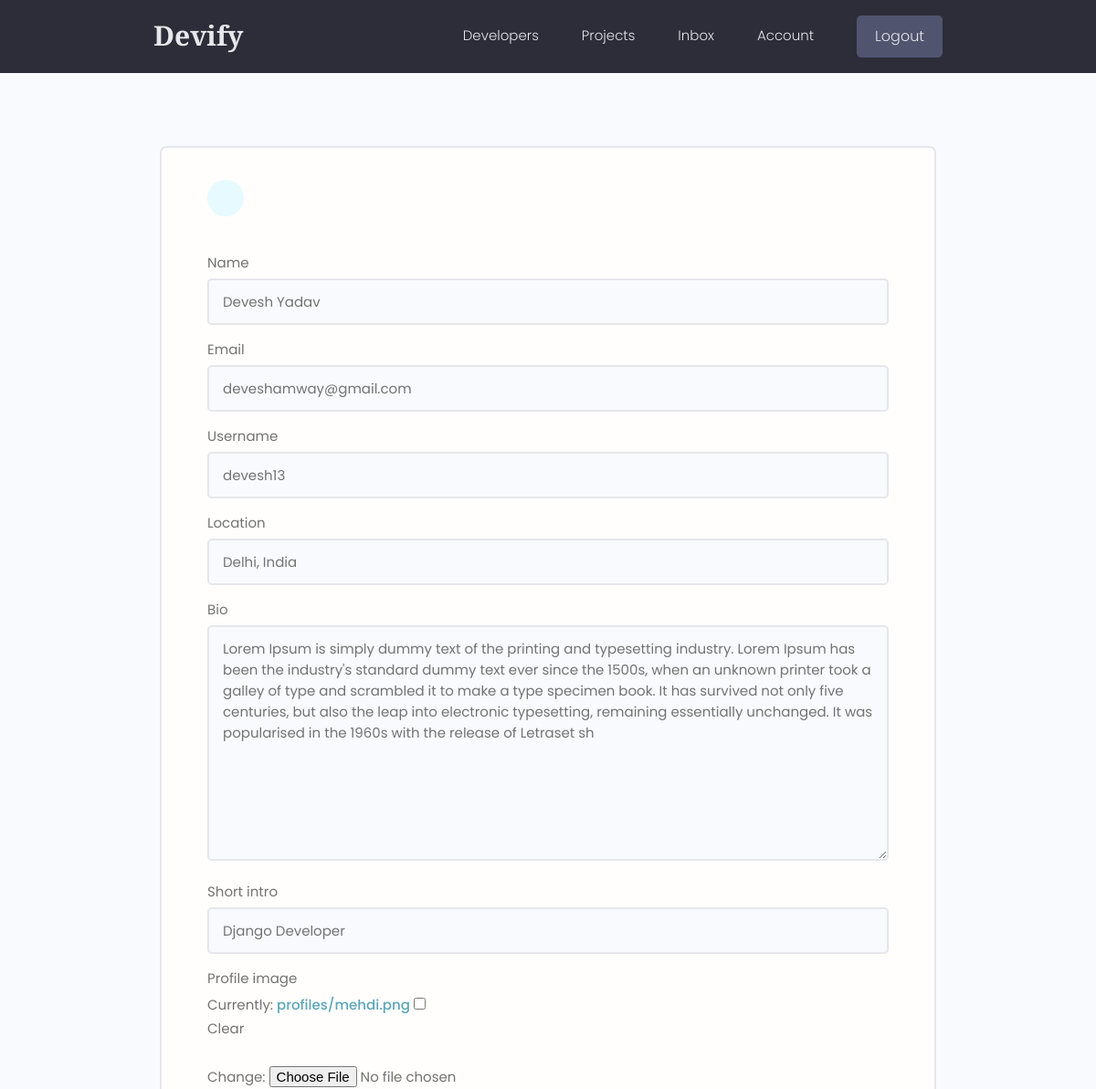
The app's page /edit-account/ (signed in, upper part), older data.
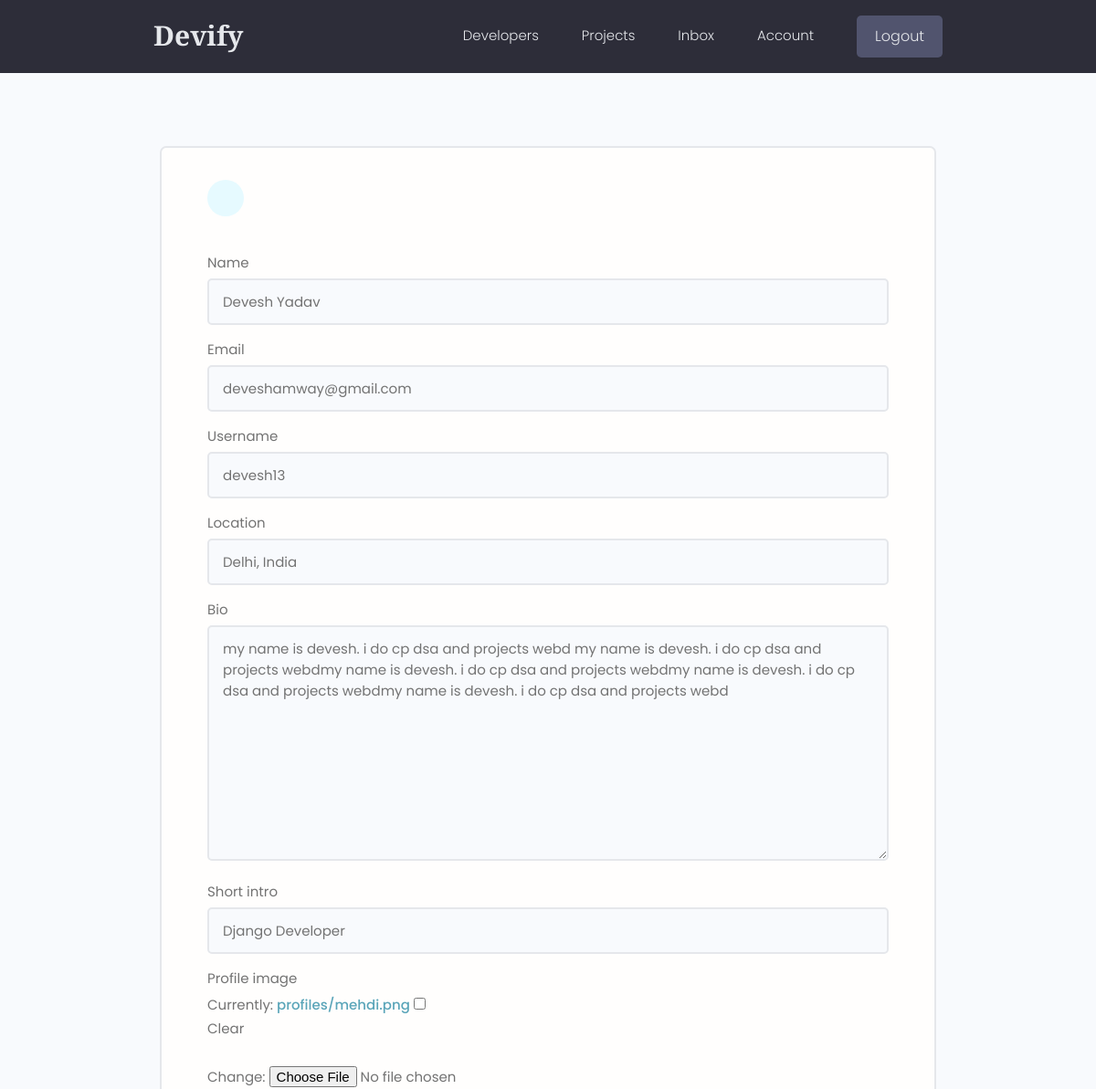
The same page, newer data.
### users/models.py (models this page shows, shortened)
class Profile(models.Model):
    user = models.OneToOneField(User, on_delete=models.CASCADE , null=True, blank=True)
    name = models.CharField(max_length=200, blank=True, null=True)
    email = models.EmailField(max_length=500,blank=True,null=True)
    username = models.CharField(max_length=200, blank=True, null=True)
    location = models.CharField(max_length=200, blank=True, null=True)
    short_intro = models.CharField(max_length=2000,blank=True,null=True)
    bio = models.TextField(blank=True, null=True)
    profile_image = models.ImageField(blank=True, null=True, upload_to = 'profiles/',default='profiles/user-default.png')
    social_github = models.CharField(max_length=200, blank=True, null=True)
    social_twitter = models.CharField(max_length=200, blank=True, null=True)
    social_linkedin = models.CharField(max_length=200, blank=True, null=True)
    social_youtube = models.CharField(max_length=200, blank=True, null=True)
    social_website = models.CharField(max_length=200, blank=True, null=True)
    created = models.DateTimeField(auto_now_add=True)
    id = models.UUIDField(default=uuid.uuid4, unique=True , primary_key=True, editable=False)

### users/views.py (the view)
# urls.py: path('edit-account/',views.editAccount,name="edit-account"),
@login_required(login_url='login')
def editAccount(request):
    profile = request.user.profile
    form = ProfileForm(instance=profile)
    if request.method == 'POST':
        form = ProfileForm(request.POST, request.FILES, instance = profile)
        if form.is_valid:
            form.save()
            return redirect('account')
    context={'form':form}
    return render(request,'users/profile_form.html',context)

### users/forms.py
class ProfileForm(ModelForm):
    class Meta:
        model = Profile
        fields = ['name','email','username','location','bio','short_intro','profile_image',
        'social_github','social_linkedin','social_twitter','social_youtube','social_website']
        labels = {
            'social_github':'Github','social_linkedin':'Linkedin',
            'social_twitter':'Twitter','social_youtube':'Youtube',
            'social_website':'Portfolio',
        }
    def __init__(self, *args, **kwargs):
        super(ProfileForm,self).__init__(*args, **kwargs)
        for name,field in self.fields.items():
            field.widget.attrs.update({'class':'input'})

### users/templates/users/profile_form.html (shortened to what this page needs)
{% extends 'main.html' %}
{% block content %}
<main class="formPage my-xl">
    <div class="content-box">
        <div class="formWrapper">
            <a class="backButton" href="#"></a>
            <br>
            <form class="form" action="{% url 'edit-account' %}" method="POST" enctype="multipart/form-data">
                {% for field in form %}
                <div class="form__field">
                    <label for="formInput#text">{{field.label}}</label>
                    {{field}}
                </div>
                {% endfor %}
            </form>
        </div>
    </div>
</main>
{% endblock %}

Row changes from the older to the newer data that the page shows:
changed Profile "Devesh Yadav": bio "Lorem Ipsum is simply dummy text of the printing and typesetting industry. Lorem Ipsum has been the industry's standard dummy text ever since the 1500s, when an unknown printer took a galley of type and scrambled it to make a type specimen book. It has survived not only five centuries, but also the leap into electronic typesetting, remaining essentially unchanged. It was popularised in the 1960s with the release of Letraset sh" → "my name is devesh. i do cp dsa and projects webd my name is devesh. i do cp dsa and projects webdmy name is devesh. i do cp dsa and projects webdmy name is devesh. i do cp dsa and projects webdmy name is devesh. i do cp dsa and projects webd"
